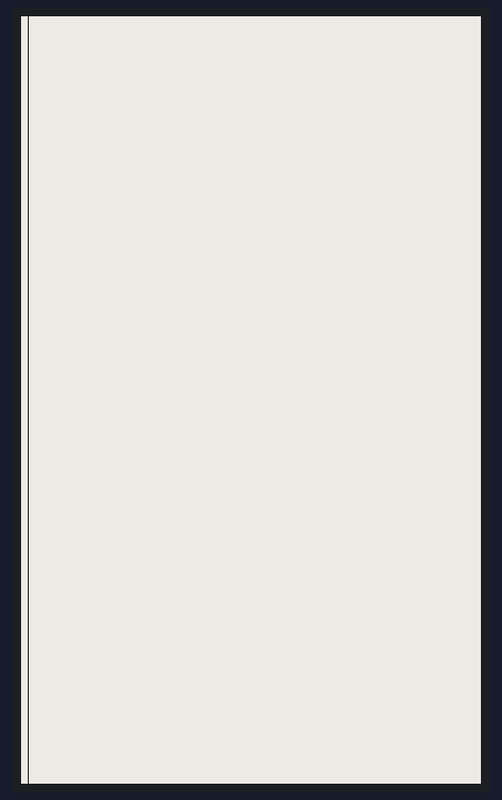
The sketch below on a simulated Arduino Uno, built for the host (arithmetic inside an expression is 32-bit, double 64-bit). On the bench: 480×800 one-colour display. Random numbers use the default seed unless the sketch sets one.

Above: at 5.3 s.

The sketch:

14_subdivision.ino
```cpp
#include <GxEPD2_BW.h>

GxEPD2_BW<GxEPD2_750_T7, GxEPD2_750_T7::HEIGHT> display(GxEPD2_750_T7(/*CS=5*/ SS, /*DC=*/ 17, /*RST=*/ 16, /*BUSY=*/ 4));
int loop_count = 0;
int minx, maxx, miny, maxy;


void setup() {
  initDisplay();
  minx = 0;
  maxx = display.width();
  miny = 0;
  maxy = display.height();
}

void initDisplay() {
  display.init(0, true, 2, false);
  display.setRotation(1);
  fullRefresh();
  display.fillScreen(GxEPD_WHITE);
}

void fullRefresh() {
  display.clearScreen();
}

void vline(int x, int starty, int endy) {
  display.drawLine(x, starty, x, endy, GxEPD_BLACK);
}

void hline(int y, int startx, int endx) {
  display.drawLine(startx, y, endx, y, GxEPD_BLACK);
}

void loop() {
  if (loop_count % 2 == 0) {
    int x = random(minx, maxx);
    vline(x, miny, maxy);
    if (random(0, 2) == 0) {
      minx = x;
    } else {
      maxx = x;
    }
  } else {
    int y = random(miny, maxy);
    hline(y, minx, maxx);
    if (random(0, 2) == 0) {
      miny = y;
    } else {
      maxy = y;
    }
  }
  display.displayWindow(0, 0, display.width(), display.height());
  loop_count++;
}
```
